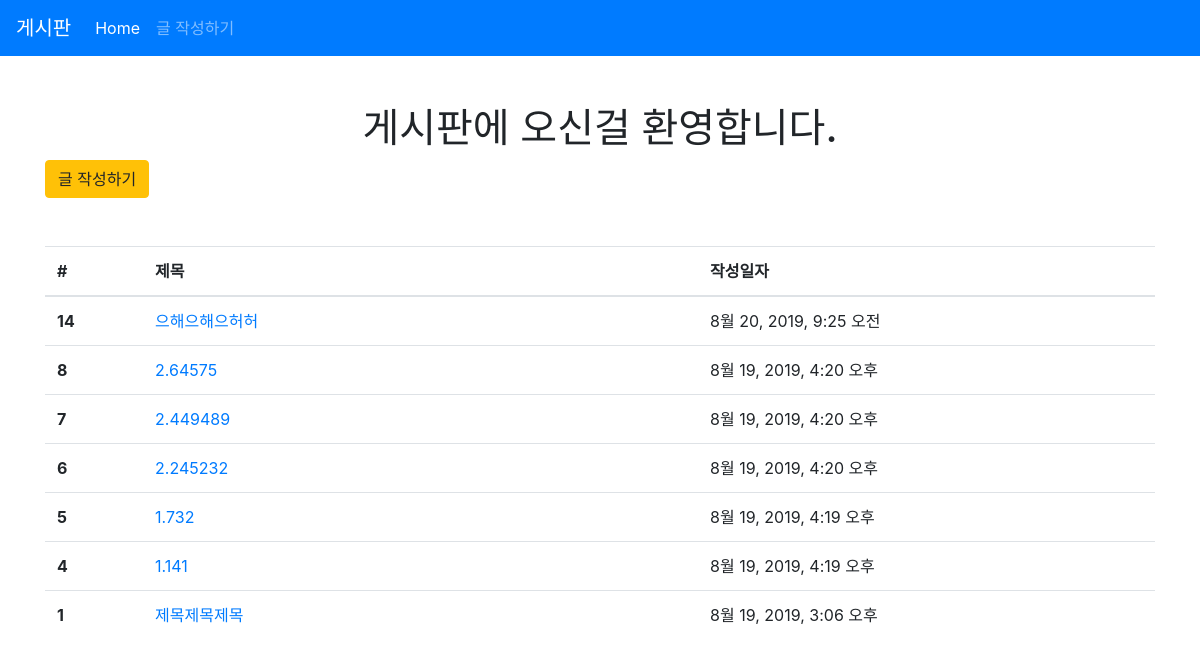
The page /articles/ on the database as committed earlier.
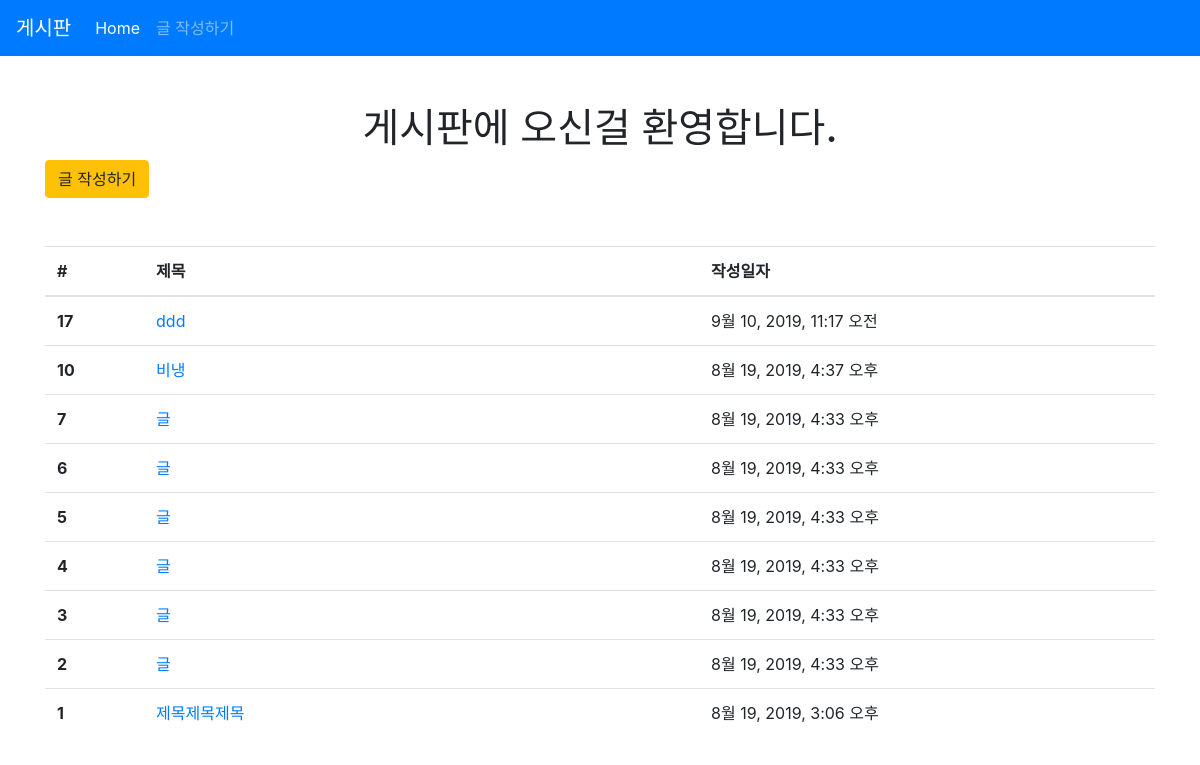
The same page on the database as committed later.
### articles/models.py (models this page shows, shortened)
class Article(models.Model):
    title = models.CharField(max_length=10)
    content = models.TextField()
    created_at = models.DateTimeField(auto_now_add=True)
    updated_at = models.DateTimeField(auto_now=True)

### articles/views.py (the view)
# urls.py: path('', views.index, name='index'),
def index(request):
    articles = Article.objects.order_by('-id')
    context = {
        'articles': articles
    }
    return render(request, 'articles/index.html', context)

### articles/templates/articles/index.html (shortened to what this page needs)
{% extends 'articles/base.html' %}
{% block body %}
  <h1 class="text-center">게시판에 오신걸 환영합니다.</h1>
  <a href="{% url 'articles:new' %}" class="btn btn-warning">글 작성하기</a>
  <table class="table mt-5">
    <thead>
      <tr>
        <th scope="col">#</th>
        <th scope="col">제목</th>
        <th scope="col">작성일자</th>
      </tr>
    </thead>
    <tbody>
      {% for article in articles %}
      <tr>
        <th scope="row">{{ article.id }}</th>
        <td>
          <a href="{% url 'articles:detail' article.pk %}">
              {{ article.title }}
          </a>
        </td>
        <td>{{ article.created_at }}</td>
      </tr>
      {% endfor %}
    </tbody>
  </table>
{% endblock %}

### articles/templates/articles/base.html (shortened to what this page needs)
<!DOCTYPE html>
<html lang="ko">
<head>
  <link rel="stylesheet" href="https://stackpath.bootstrapcdn.com/bootstrap/4.3.1/css/bootstrap.min.css"
>
</head>
<body>
  <nav class="navbar navbar-expand-lg navbar-dark bg-primary">
    <a class="navbar-brand" href="/articles/">게시판</a>
    <div class="collapse navbar-collapse" id="navbarNav">
      <ul class="navbar-nav">
        <li class="nav-item active">
          <a class="nav-link" href="/articles/">Home <span class="sr-only">(current)</span></a>
        </li>
        <li class="nav-item">
          <a class="nav-link" href="/articles/new/">글 작성하기</a>
        </li>
      </ul>
    </div>
  </nav>
  <div class="container mt-5">
    {% block body %}
    {% endblock %}
  </div>
</body>
</html>

### articles/templates/articles/index.html (style rules this page uses)
tr > th:nth-of-type(2) { width: 50%; }

Rows that differ between the two databases and show on the page:
removed Article: id "14", title "으해으해으허허", created_at "8월 20, 2019, 9:25 오전"
removed Article: id "8", title "2.64575", created_at "8월 19, 2019, 4:20 오후"
added Article: id "17", title "ddd", created_at "9월 10, 2019, 11:17 오전"
added Article: id "10", title "비냉", created_at "8월 19, 2019, 4:37 오후"
changed Article id 7: title "2.449489" → "글"; created_at "8월 19, 2019, 4:20 오후" → "8월 19, 2019, 4:33 오후"
changed Article id 6: title "2.245232" → "글"; created_at "8월 19, 2019, 4:20 오후" → "8월 19, 2019, 4:33 오후"
changed Article id 5: title "1.732" → "글"; created_at "8월 19, 2019, 4:19 오후" → "8월 19, 2019, 4:33 오후"
changed Article id 4: title "1.141" → "글"; created_at "8월 19, 2019, 4:19 오후" → "8월 19, 2019, 4:33 오후"
added Article: id "3", title "글", created_at "8월 19, 2019, 4:33 오후"
added Article: id "2", title "글", created_at "8월 19, 2019, 4:33 오후"
